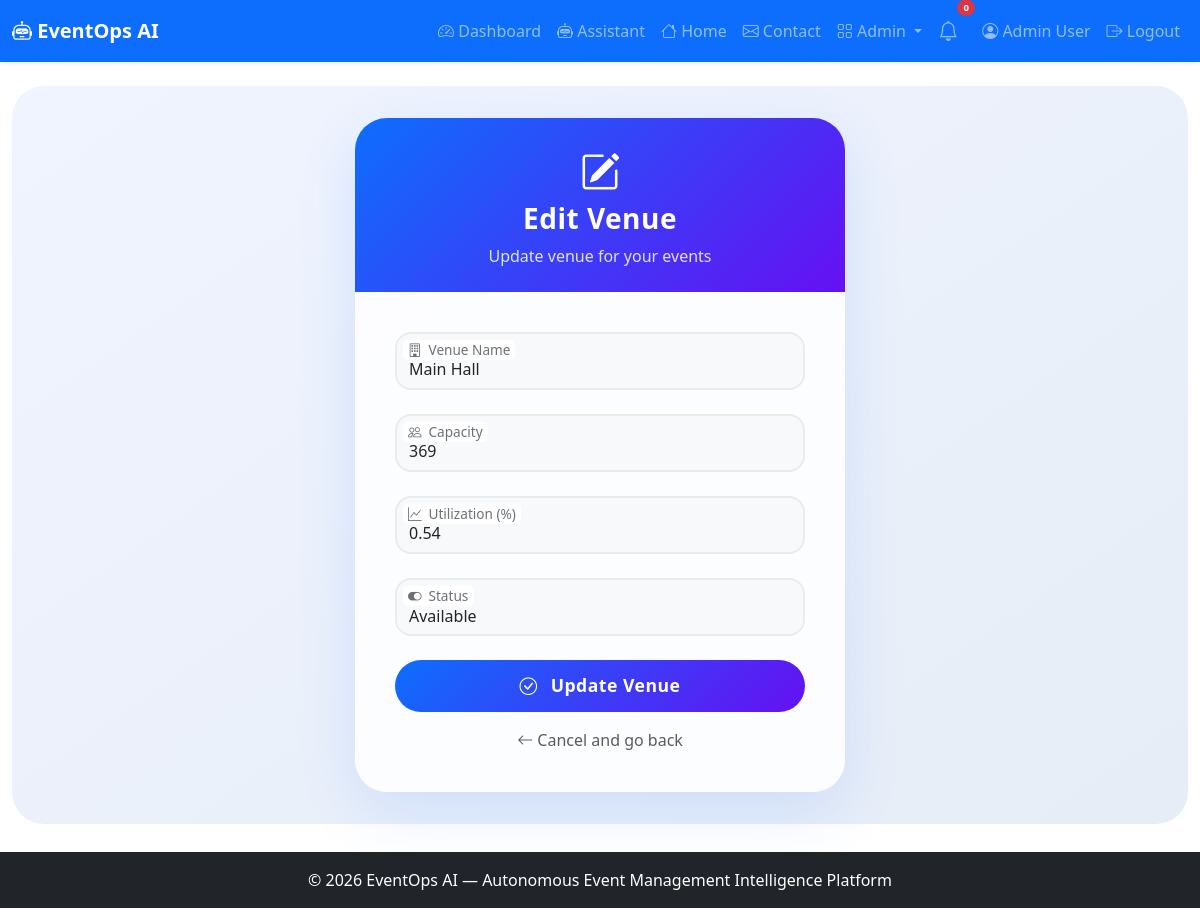
The app's page /admin/venues/edit/1 (signed in) with its own data.
### app.py (models this page shows, shortened)
class User(UserMixin, db.Model):
    id = db.Column(db.Integer, primary_key=True)
    name = db.Column(db.String(100), nullable=False)
    email = db.Column(db.String(100), unique=True, nullable=False)
    password_hash = db.Column(db.String(200), nullable=False)
    role = db.Column(db.String(20), default='user')
    created_at = db.Column(db.DateTime, default=lambda: datetime.now(timezone.utc))

class Venue(db.Model):
    id = db.Column(db.Integer, primary_key=True)
    name = db.Column(db.String(100), nullable=False)
    capacity = db.Column(db.Integer)
    utilization = db.Column(db.Float, default=0.0)
    status = db.Column(db.String(20), default='available')
    created_at = db.Column(db.DateTime, default=lambda: datetime.now(timezone.utc))

### app.py (the view, shortened to what this page needs)
@app.route('/admin/venues/edit/<int:venue_id>', methods=['GET', 'POST'])
@login_required
def admin_venue_edit(venue_id):
    if current_user.role != 'admin':
        abort(403)
    venue = Venue.query.get_or_404(venue_id)
    return render_template('admin_venue_form.html', venue=venue)

### app.py (called while the page is built)
@login_manager.user_loader
def load_user(user_id):
    return User.query.get(int(user_id))

### templates/admin_venue_form.html (shortened to what this page needs)
{% extends "base.html" %}
{% block content %}
<div class="form-wrapper">
    <div class="col-md-8 col-lg-6 col-xl-5">
        <div class="card form-card">
            <div class="card-header">
                <i class="bi bi-{{ 'pencil-square' if venue else 'building-add' }}"></i>
                <h3>{{ 'Edit' if venue else 'Add' }} Venue</h3>
                <p class="mb-0" style="opacity:0.85;">{{ 'Update' if venue else 'Create a new' }} venue for your events</p>
            </div>
            <div class="card-body">
                <form method="POST">
                    <div class="form-floating">
                        <input type="text" class="form-control" id="name" name="name"
                               value="{{ venue.name if venue else '' }}" placeholder="Venue name" required>
                        <label for="name">Venue Name</label>
                    </div>
                    <div class="form-floating">
                        <input type="number" class="form-control" id="capacity" name="capacity"
                               value="{{ venue.capacity if venue else '' }}" placeholder="Capacity" min="1">
                        <label for="capacity">Capacity</label>
                    </div>
                    {% if venue %}
                    <div class="form-floating">
                        <input type="number" step="0.1" class="form-control" id="utilization" name="utilization"
                               value="{{ venue.utilization if venue else 0 }}" placeholder="Utilization" min="0" max="100">
                        <label for="utilization">Utilization (%)</label>
                    </div>
                    {% endif %}
                    <div class="form-floating">
                        <select class="form-select" id="status" name="status">
                            <option value="available" {% if venue and venue.status == 'available' %}selected{% endif %}>Available</option>
                        </select>
                        <label for="status">Status</label>
                    </div>
                    <button type="submit" class="btn btn-save">
                        <i class="bi bi-check-circle me-2"></i> {{ 'Update' if venue else 'Create' }} Venue
                    </button>
                    <div class="text-center mt-3">
                        <a href="{{ url_for('admin_venues') }}" class="text-decoration-none text-muted">
                            <i class="bi bi-arrow-left"></i> Cancel and go back
                        </a>
                    </div>
                </form>
            </div>
        </div>
    </div>
</div>
{% endblock %}

### templates/base.html (shortened to what this page needs)
<!DOCTYPE html>
<html lang="en">
<head>
    <link href="https://cdn.jsdelivr.net/npm/bootstrap@5.3.0/dist/css/bootstrap.min.css" rel="stylesheet">
    <link rel="stylesheet" href="https://cdn.jsdelivr.net/npm/bootstrap-icons@1.11.0/font/bootstrap-icons.css">
    <link rel="stylesheet" href="{{ url_for('static', filename='css/style.css') }}">
</head>
<body>
    <nav class="navbar navbar-expand-lg navbar-dark bg-primary shadow-sm">
        <div class="container-fluid">
            <a class="navbar-brand fw-bold" href="{{ url_for('index') }}">
                <i class="bi bi-robot"></i> EventOps AI
            </a>
            <div class="collapse navbar-collapse" id="navbarNav">
                <ul class="navbar-nav ms-auto align-items-lg-center">
                    {% if current_user.is_authenticated %}
                        <li class="nav-item">
                            <a class="nav-link" href="{{ url_for('dashboard') }}">
                                <i class="bi bi-speedometer2"></i> Dashboard
                            </a>
                        </li>
                        <li class="nav-item">
                            <a class="nav-link" href="{{ url_for('assistant_page') }}">
                                <i class="bi bi-robot"></i> Assistant
                            </a>
                        </li>
                    <li class="nav-item">
                            <a class="nav-link" href="{{ url_for('index') }}">
                                <i class="bi bi-house"></i> Home
                            </a>
                        </li>
                    <li class="nav-item">
                            <a class="nav-link" href="{{ url_for('contact') }}">
                                <i class="bi bi-envelope"></i> Contact
                            </a>
                        </li>
                        {% if current_user.role == 'admin' %}
                        <li class="nav-item dropdown">
                            <a class="nav-link dropdown-toggle" href="#" role="button" data-bs-toggle="dropdown">
                                <i class="bi bi-grid"></i> Admin
                            </a>
                        </li>
                        {% endif %}
                        <li class="nav-item position-relative me-2">
                            <a class="nav-link" href="#" title="Notifications" data-bs-toggle="dropdown">
                                <i class="bi bi-bell fs-5"></i>
                                <span class="position-absolute top-0 start-100 translate-middle badge rounded-pill bg-danger" style="font-size:0.6rem;">
                                    0
                                </span>
                            </a>
                        </li>
                        <li class="nav-item">
                            <a class="nav-link" href="{{ url_for('profile') }}">
                                <i class="bi bi-person-circle"></i> {{ current_user.name }}
                            </a>
                        </li>
                        <li class="nav-item">
                            <a class="nav-link" href="{{ url_for('logout') }}">
                                <i class="bi bi-box-arrow-right"></i> Logout
                            </a>
                        </li>
                    {% endif %}
                </ul>
            </div>
        </div>
    </nav>
    <main class="container-fluid py-4">
        {% block content %}{% endblock %}
    </main>
    <footer class="footer bg-dark text-white py-3 mt-4">
        <div class="container text-center">
            <span>© 2026 EventOps AI — Autonomous Event Management Intelligence Platform</span>
        </div>
    </footer>
</body>
</html>

### static/css/style.css (style rules this page uses)
body { padding-bottom: 60px; }
.footer { position: fixed; bottom: 0; width: 100%; }

### templates/admin_venue_form.html (style rules this page uses)
.form-wrapper { background: linear-gradient(145deg, #f0f4ff 0%, #e6edf7 100%); min-height: 80vh; display: flex; align-items: center; justify-content: center; padding: 2rem 0; border-radius: 2rem; }
.form-card { border: none; border-radius: 2rem; background: rgba(255,255,255,0.85); backdrop-filter: blur(4px); box-shadow: 0 20px 60px rgba(13, 110, 253, 0.12); overflow: hidden; transition: transform 0.3s; }
.form-card .card-header { background: linear-gradient(135deg, #0d6efd, #6610f2); color: white; padding: 1.5rem 2rem; border: none; text-align: center; }
.form-card .card-header h3 { font-weight: 700; letter-spacing: 0.5px; }
.form-card .card-header i { font-size: 2.5rem; margin-bottom: 0.3rem; }
.form-card .card-body { padding: 2.5rem 2.5rem; }
.form-floating { margin-bottom: 1.5rem; }
.form-floating > .form-control, .form-floating > .form-select { border-radius: 1rem; border: 2px solid #e9ecef; transition: all 0.2s ease; background: #f8f9fa; }
.form-floating > label { color: #6c757d; font-weight: 500; }
.btn-save { padding: 0.8rem 2rem; border-radius: 50px; font-weight: 600; letter-spacing: 0.5px; background: linear-gradient(135deg, #0d6efd, #6610f2); border: none; color: white; transition: all 0.3s ease; width: 100%; font-size: 1.1rem; }

### records on screen
User: name "Admin User"
Venue: name "Main Hall", capacity "369", utilization "0.54", status "Available"

### other values on screen
{{ 'Edit' if venue else 'Add' }} "Edit"
{{ 'Update' if venue else 'Create a new' }} "Update"
{{ 'Update' if venue else 'Create' }} "Update"
